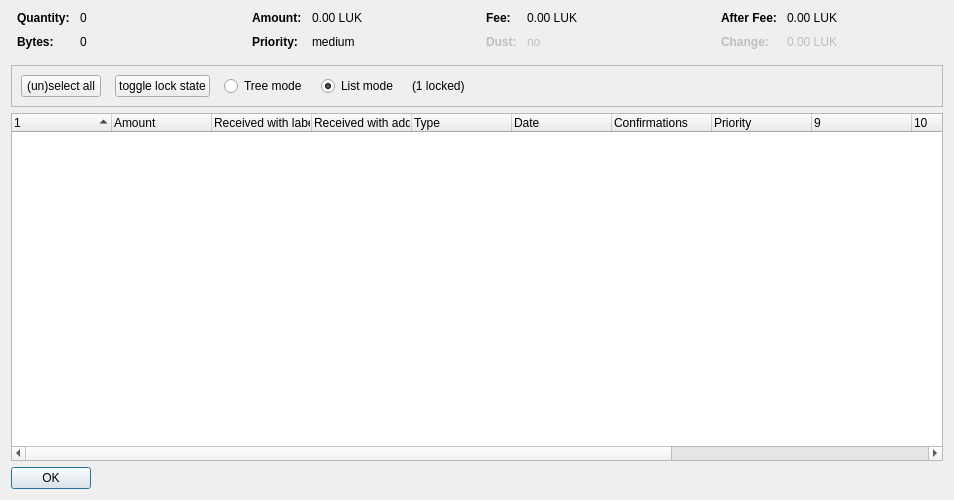
<?xml version="1.0" encoding="UTF-8"?>
<ui version="4.0">
 <class>CoinControlDialog</class>
 <widget class="QDialog" name="CoinControlDialog">
  <property name="geometry">
   <rect>
    <x>0</x>
    <y>0</y>
    <width>954</width>
    <height>500</height>
   </rect>
  </property>
  <property name="windowTitle">
   <string>Coin Selection</string>
  </property>
  <layout class="QVBoxLayout" name="verticalLayout">
   <item>
    <layout class="QHBoxLayout" name="horizontalLayoutTop" stretch="0,0,0,0">
     <property name="topMargin">
      <number>0</number>
     </property>
     <property name="bottomMargin">
      <number>10</number>
     </property>
     <item>
      <layout class="QFormLayout" name="formLayoutCoinControl1">
       <property name="horizontalSpacing">
        <number>10</number>
       </property>
       <property name="verticalSpacing">
        <number>10</number>
       </property>
       <property name="leftMargin">
        <number>6</number>
       </property>
       <property name="rightMargin">
        <number>6</number>
       </property>
       <item row="0" column="0">
        <widget class="QLabel" name="labelCoinControlQuantityText">
         <property name="font">
          <font>
           <weight>75</weight>
           <bold>true</bold>
          </font>
         </property>
         <property name="text">
          <string>Quantity:</string>
         </property>
        </widget>
       </item>
       <item row="0" column="1">
        <widget class="QLabel" name="labelCoinControlQuantity">
         <property name="cursor">
          <cursorShape>IBeamCursor</cursorShape>
         </property>
         <property name="contextMenuPolicy">
          <enum>Qt::ActionsContextMenu</enum>
         </property>
         <property name="text">
          <string notr="true">0</string>
         </property>
         <property name="textInteractionFlags">
          <set>Qt::LinksAccessibleByMouse|Qt::TextSelectableByKeyboard|Qt::TextSelectableByMouse</set>
         </property>
        </widget>
       </item>
       <item row="1" column="0">
        <widget class="QLabel" name="labelCoinControlBytesText">
         <property name="font">
          <font>
           <weight>75</weight>
           <bold>true</bold>
          </font>
         </property>
         <property name="text">
          <string>Bytes:</string>
         </property>
        </widget>
       </item>
       <item row="1" column="1">
        <widget class="QLabel" name="labelCoinControlBytes">
         <property name="cursor">
          <cursorShape>IBeamCursor</cursorShape>
         </property>
         <property name="contextMenuPolicy">
          <enum>Qt::ActionsContextMenu</enum>
         </property>
         <property name="text">
          <string notr="true">0</string>
         </property>
         <property name="textInteractionFlags">
          <set>Qt::LinksAccessibleByMouse|Qt::TextSelectableByKeyboard|Qt::TextSelectableByMouse</set>
         </property>
        </widget>
       </item>
      </layout>
     </item>
     <item>
      <layout class="QFormLayout" name="formLayoutCoinControl2">
       <property name="horizontalSpacing">
        <number>10</number>
       </property>
       <property name="verticalSpacing">
        <number>10</number>
       </property>
       <property name="leftMargin">
        <number>6</number>
       </property>
       <property name="rightMargin">
        <number>6</number>
       </property>
       <item row="0" column="0">
        <widget class="QLabel" name="labelCoinControlAmountText">
         <property name="font">
          <font>
           <weight>75</weight>
           <bold>true</bold>
          </font>
         </property>
         <property name="text">
          <string>Amount:</string>
         </property>
        </widget>
       </item>
       <item row="0" column="1">
        <widget class="QLabel" name="labelCoinControlAmount">
         <property name="cursor">
          <cursorShape>IBeamCursor</cursorShape>
         </property>
         <property name="contextMenuPolicy">
          <enum>Qt::ActionsContextMenu</enum>
         </property>
         <property name="text">
          <string notr="true">0.00 LUK</string>
         </property>
         <property name="textInteractionFlags">
          <set>Qt::LinksAccessibleByMouse|Qt::TextSelectableByKeyboard|Qt::TextSelectableByMouse</set>
         </property>
        </widget>
       </item>
       <item row="1" column="0">
        <widget class="QLabel" name="labelCoinControlPriorityText">
         <property name="font">
          <font>
           <weight>75</weight>
           <bold>true</bold>
          </font>
         </property>
         <property name="text">
          <string>Priority:</string>
         </property>
        </widget>
       </item>
       <item row="1" column="1">
        <widget class="QLabel" name="labelCoinControlPriority">
         <property name="cursor">
          <cursorShape>IBeamCursor</cursorShape>
         </property>
         <property name="contextMenuPolicy">
          <enum>Qt::ActionsContextMenu</enum>
         </property>
         <property name="text">
          <string>medium</string>
         </property>
         <property name="textInteractionFlags">
          <set>Qt::LinksAccessibleByMouse|Qt::TextSelectableByKeyboard|Qt::TextSelectableByMouse</set>
         </property>
        </widget>
       </item>
      </layout>
     </item>
     <item>
      <layout class="QFormLayout" name="formLayoutCoinControl3">
       <property name="horizontalSpacing">
        <number>10</number>
       </property>
       <property name="verticalSpacing">
        <number>10</number>
       </property>
       <property name="leftMargin">
        <number>6</number>
       </property>
       <property name="rightMargin">
        <number>6</number>
       </property>
       <item row="0" column="0">
        <widget class="QLabel" name="labelCoinControlFeeText">
         <property name="font">
          <font>
           <weight>75</weight>
           <bold>true</bold>
          </font>
         </property>
         <property name="text">
          <string>Fee:</string>
         </property>
        </widget>
       </item>
       <item row="0" column="1">
        <widget class="QLabel" name="labelCoinControlFee">
         <property name="cursor">
          <cursorShape>IBeamCursor</cursorShape>
         </property>
         <property name="contextMenuPolicy">
          <enum>Qt::ActionsContextMenu</enum>
         </property>
         <property name="text">
          <string notr="true">0.00 LUK</string>
         </property>
         <property name="textInteractionFlags">
          <set>Qt::LinksAccessibleByMouse|Qt::TextSelectableByKeyboard|Qt::TextSelectableByMouse</set>
         </property>
        </widget>
       </item>
       <item row="1" column="0">
        <widget class="QLabel" name="labelCoinControlLowOutputText">
         <property name="enabled">
          <bool>false</bool>
         </property>
         <property name="font">
          <font>
           <weight>75</weight>
           <bold>true</bold>
          </font>
         </property>
         <property name="text">
          <string>Dust:</string>
         </property>
        </widget>
       </item>
       <item row="1" column="1">
        <widget class="QLabel" name="labelCoinControlLowOutput">
         <property name="enabled">
          <bool>false</bool>
         </property>
         <property name="cursor">
          <cursorShape>IBeamCursor</cursorShape>
         </property>
         <property name="contextMenuPolicy">
          <enum>Qt::ActionsContextMenu</enum>
         </property>
         <property name="text">
          <string>no</string>
         </property>
         <property name="textInteractionFlags">
          <set>Qt::LinksAccessibleByMouse|Qt::TextSelectableByKeyboard|Qt::TextSelectableByMouse</set>
         </property>
        </widget>
       </item>
      </layout>
     </item>
     <item>
      <layout class="QFormLayout" name="formLayoutCoinControl4">
       <property name="horizontalSpacing">
        <number>10</number>
       </property>
       <property name="verticalSpacing">
        <number>10</number>
       </property>
       <property name="leftMargin">
        <number>6</number>
       </property>
       <property name="rightMargin">
        <number>6</number>
       </property>
       <item row="0" column="0">
        <widget class="QLabel" name="labelCoinControlAfterFeeText">
         <property name="font">
          <font>
           <weight>75</weight>
           <bold>true</bold>
          </font>
         </property>
         <property name="text">
          <string>After Fee:</string>
         </property>
        </widget>
       </item>
       <item row="0" column="1">
        <widget class="QLabel" name="labelCoinControlAfterFee">
         <property name="cursor">
          <cursorShape>IBeamCursor</cursorShape>
         </property>
         <property name="contextMenuPolicy">
          <enum>Qt::ActionsContextMenu</enum>
         </property>
         <property name="text">
          <string notr="true">0.00 LUK</string>
         </property>
         <property name="textInteractionFlags">
          <set>Qt::LinksAccessibleByMouse|Qt::TextSelectableByKeyboard|Qt::TextSelectableByMouse</set>
         </property>
        </widget>
       </item>
       <item row="1" column="0">
        <widget class="QLabel" name="labelCoinControlChangeText">
         <property name="enabled">
          <bool>false</bool>
         </property>
         <property name="font">
          <font>
           <weight>75</weight>
           <bold>true</bold>
          </font>
         </property>
         <property name="text">
          <string>Change:</string>
         </property>
        </widget>
       </item>
       <item row="1" column="1">
        <widget class="QLabel" name="labelCoinControlChange">
         <property name="enabled">
          <bool>false</bool>
         </property>
         <property name="cursor">
          <cursorShape>IBeamCursor</cursorShape>
         </property>
         <property name="contextMenuPolicy">
          <enum>Qt::ActionsContextMenu</enum>
         </property>
         <property name="text">
          <string notr="true">0.00 LUK</string>
         </property>
         <property name="textInteractionFlags">
          <set>Qt::LinksAccessibleByMouse|Qt::TextSelectableByKeyboard|Qt::TextSelectableByMouse</set>
         </property>
        </widget>
       </item>
      </layout>
     </item>
    </layout>
   </item>
   <item>
    <widget class="QFrame" name="frame">
     <property name="minimumSize">
      <size>
       <width>0</width>
       <height>40</height>
      </size>
     </property>
     <property name="frameShape">
      <enum>QFrame::StyledPanel</enum>
     </property>
     <property name="frameShadow">
      <enum>QFrame::Sunken</enum>
     </property>
     <layout class="QHBoxLayout" name="horizontalLayout">
      <item>
       <layout class="QHBoxLayout" name="horizontalLayoutPanel" stretch="0,0,0,0,0,0">
        <property name="spacing">
         <number>14</number>
        </property>
        <item>
         <widget class="QPushButton" name="pushButtonSelectAll">
          <property name="sizePolicy">
           <sizepolicy hsizetype="Maximum" vsizetype="Fixed">
            <horstretch>0</horstretch>
            <verstretch>0</verstretch>
           </sizepolicy>
          </property>
          <property name="text">
           <string>(un)select all</string>
          </property>
          <property name="autoDefault">
           <bool>false</bool>
          </property>
         </widget>
        </item>
        <item>
         <widget class="QPushButton" name="pushButtonToggleLock">
          <property name="sizePolicy">
           <sizepolicy hsizetype="Maximum" vsizetype="Fixed">
            <horstretch>0</horstretch>
            <verstretch>0</verstretch>
           </sizepolicy>
          </property>
          <property name="text">
           <string>toggle lock state</string>
          </property>
          <property name="autoDefault">
           <bool>false</bool>
          </property>
         </widget>
        </item>
        <item>
         <widget class="QRadioButton" name="radioTreeMode">
          <property name="sizePolicy">
           <sizepolicy hsizetype="Maximum" vsizetype="Fixed">
            <horstretch>0</horstretch>
            <verstretch>0</verstretch>
           </sizepolicy>
          </property>
          <property name="text">
           <string>Tree mode</string>
          </property>
         </widget>
        </item>
        <item>
         <widget class="QRadioButton" name="radioListMode">
          <property name="sizePolicy">
           <sizepolicy hsizetype="Maximum" vsizetype="Fixed">
            <horstretch>0</horstretch>
            <verstretch>0</verstretch>
           </sizepolicy>
          </property>
          <property name="text">
           <string>List mode</string>
          </property>
          <property name="checked">
           <bool>true</bool>
          </property>
         </widget>
        </item>
        <item>
         <widget class="QLabel" name="labelLocked">
          <property name="text">
           <string>(1 locked)</string>
          </property>
         </widget>
        </item>
        <item>
         <spacer name="horizontalSpacer">
          <property name="orientation">
           <enum>Qt::Horizontal</enum>
          </property>
          <property name="sizeHint" stdset="0">
           <size>
            <width>40</width>
            <height>20</height>
           </size>
          </property>
         </spacer>
        </item>
       </layout>
      </item>
     </layout>
    </widget>
   </item>
   <item>
    <widget class="CoinControlTreeWidget" name="treeWidget">
     <property name="contextMenuPolicy">
      <enum>Qt::CustomContextMenu</enum>
     </property>
     <property name="sortingEnabled">
      <bool>false</bool>
     </property>
     <property name="columnCount">
      <number>13</number>
     </property>
     <attribute name="headerShowSortIndicator" stdset="0">
      <bool>true</bool>
     </attribute>
     <attribute name="headerStretchLastSection">
      <bool>false</bool>
     </attribute>
     <column>
      <property name="text">
       <string/>
      </property>
     </column>
     <column>
      <property name="text">
       <string>Amount</string>
      </property>
     </column>
     <column>
      <property name="text">
       <string>Received with label</string>
      </property>
     </column>
     <column>
      <property name="text">
       <string>Received with address</string>
      </property>
     </column>
     <column>
      <property name="text">
       <string>Type</string>
      </property>
     </column>
     <column>
      <property name="text">
       <string>Date</string>
      </property>
     </column>
     <column>
      <property name="text">
       <string>Confirmations</string>
      </property>
      <property name="toolTip">
       <string>Confirmed</string>
      </property>
     </column>
     <column>
      <property name="text">
       <string>Priority</string>
      </property>
     </column>
     <column>
      <property name="text">
       <string/>
      </property>
     </column>
     <column>
      <property name="text">
       <string/>
      </property>
     </column>
     <column>
      <property name="text">
       <string/>
      </property>
     </column>
     <column>
      <property name="text">
       <string/>
      </property>
     </column>
     <column>
      <property name="text">
       <string/>
      </property>
     </column>
    </widget>
   </item>
   <item>
    <widget class="QDialogButtonBox" name="buttonBox">
     <property name="sizePolicy">
      <sizepolicy hsizetype="Maximum" vsizetype="Fixed">
       <horstretch>0</horstretch>
       <verstretch>0</verstretch>
      </sizepolicy>
     </property>
     <property name="orientation">
      <enum>Qt::Horizontal</enum>
     </property>
     <property name="standardButtons">
      <set>QDialogButtonBox::Ok</set>
     </property>
    </widget>
   </item>
  </layout>
 </widget>
 <customwidgets>
  <customwidget>
   <class>CoinControlTreeWidget</class>
   <extends>QTreeWidget</extends>
   <header>coincontroltreewidget.h</header>
  </customwidget>
 </customwidgets>
 <resources/>
 <connections/>
</ui>
